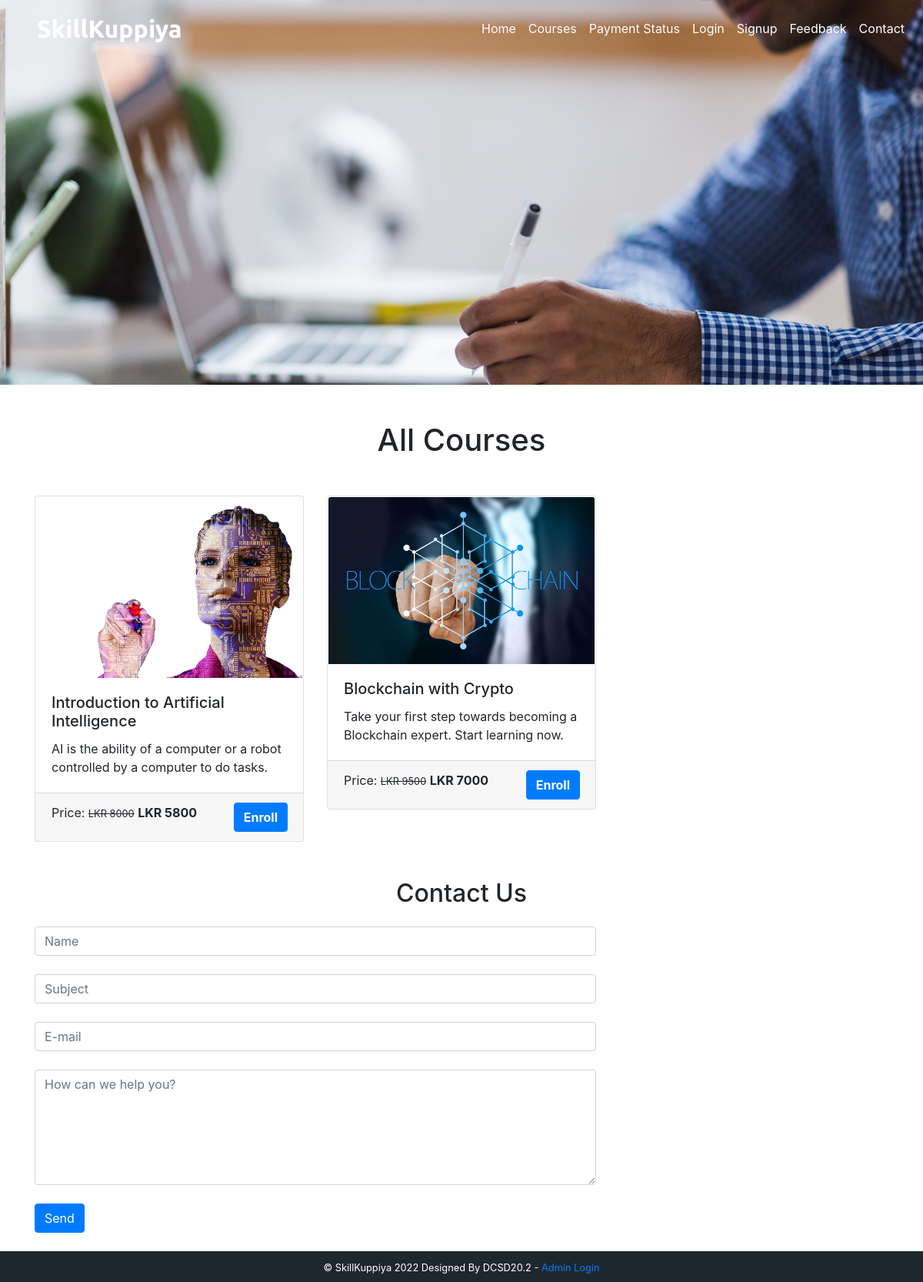
/courses.php, run on the app's committed database.
### tables this page shows
CREATE TABLE `course` (
  `course_id` int(11) NOT NULL,
  `course_name` text NOT NULL,
  `course_desc` text NOT NULL,
  `course_author` varchar(255) NOT NULL,
  `course_img` text NOT NULL,
  `course_duration` text NOT NULL,
  `course_price` int(11) NOT NULL,
  `course_original_price` int(11) NOT NULL
);

### courses.php (the view, shortened to what this page needs)
<?php
  include('./mainInclude/header.php');
?>
    <div class="container-fluid bg-dark">
      <div class="row">
        <img src="./image/coursebanner.jpg" alt="courses" style="height:500px; width:100%; object-fit:cover; box-shadow:10px;"/>
      </div>
    </div>
    <div class="container mt-5">
      <h1 class="text-center">All Courses</h1>
      <div class="row mt-4">
      <?php
          $sql = "SELECT * FROM course";
          $result = $conn->query($sql);
          if($result->num_rows > 0){
            while($row = $result->fetch_assoc()){
              $course_id = $row['course_id'];
              echo '
                <div class="col-sm-4 mb-4">
                  <a href="coursedetails.php?course_id='.$course_id.'" class="btn" style="text-align: left; padding:0px;"><div class="card">
                    <img src="'.str_replace('..', '.', $row['course_img']).'" class="card-img-top" alt="Guitar" />
                    <div class="card-body">
                      <h5 class="card-title">'.$row['course_name'].'</h5>
                      <p class="card-text">'.$row['course_desc'].'</p>
                    </div>
                    <div class="card-footer">
                      <p class="card-text d-inline">Price: <small><del>LKR '.$row['course_original_price'].'</del></small> <span class="font-weight-bolder">LKR '.$row['course_price'].'<span></p> <a class="btn btn-primary text-white font-weight-bolder float-right" href="coursedetails.php?course_id='.$course_id.'">Enroll</a>
                    </div>
                  </div> </a>
                </div>
              ';
            }
          }
        ?>
        </div>
      </div>
<?php
  include('./contact.php');
?>
<?php
  include('./mainInclude/footer.php');
?>

### mainInclude/header.php (shortened to what this page needs)
<!DOCTYPE html>
<html lang="en">
  <head>
    <link rel="stylesheet" type="text/css" href="css/bootstrap.min.css">
    <link rel="stylesheet" type="text/css" href="css/all.min.css">
    <link rel="stylesheet" type="text/css" href="css/owl.min.css">
    <link rel="stylesheet" type="text/css" href="css/owl.theme.min.css">
    <link rel="stylesheet" type="text/css" href="css/testyslider.css">
    <link rel="stylesheet" type="text/css" href="./css/style.css" />
  </head>
  <body>
    <nav class="navbar navbar-expand-sm navbar-dark pl-5 fixed-top">
      <a href="index.php" class="navbar-brand">SkillKuppiya</a>
      <div class="collapse navbar-collapse" id="myMenu">
        <ul class="navbar-nav ml-auto navbar-nav pl-5 custom-nav">
          <li class="nav-item custom-nav-item"><a href="index.php" class="nav-link">Home</a></li>
          <li class="nav-item custom-nav-item"><a href="courses.php" class="nav-link">Courses</a></li>
          <li class="nav-item custom-nav-item"><a href="paymentstatus.php" class="nav-link">Payment Status</a></li>
          <?php
              if (isset($_SESSION['is_login'])){
                echo '<li class="nav-item custom-nav-item"><a href="student/studentProfile.php" class="nav-link">My Profile</a></li> <li class="nav-item custom-nav-item"><a href="logout.php" class="nav-link">Logout</a></li>';
              } else {
                echo '<li class="nav-item custom-nav-item"><a href="#login" class="nav-link" data-toggle="modal" data-target="#stuLoginModalCenter">Login</a></li> <li class="nav-item custom-nav-item"><a href="#signup" class="nav-link" data-toggle="modal" data-target="#stuRegModalCenter">Signup</a></li>';
              }
          ?>
          <li class="nav-item custom-nav-item"><a href="#Feedback" class="nav-link">Feedback</a></li>
          <li class="nav-item custom-nav-item"><a href="#Contact" class="nav-link">Contact</a></li>
        </ul>
      </div>
    </nav>

### contact.php
<div class="container mt-4" id="Contact">
      <h2 class="text-center mb-4">Contact Us</h2>
      <div class="row">
        <div class="col-md-8">
          <form action="" method="post">
            <input type="text" class="form-control" name="name" placeholder="Name"><br>
            <input type="text" class="form-control" name="subject" placeholder="Subject"><br>
            <input type="email" class="form-control" name="email" placeholder="E-mail"><br>
            <textarea class="form-control" name="message" placeholder="How can we help you?" style="height:150px;"></textarea><br>
            <input class="btn btn-primary" type="submit" value="Send" name="submit"><br><br>
          </form>
        </div>
      </div>
</div>

### mainInclude/footer.php (shortened to what this page needs)
 <footer class="container-fluid bg-dark text-center p-2">
    <small class="text-white">&copy; SkillKuppiya 2022  Designed By DCSD20.2 -  <?php
          if (isset($_SESSION['is_admin_login'])){
            echo '<a href="admin/adminDashboard.php"> Admin Dashboard</a> <a href="logout.php">Logout</a>';
          }else {
            echo '<a href="#login" data-toggle="modal" data-target="#adminLoginModalCenter"> Admin Login</a>';
          }
    ?>
  </small>
 </footer>
  </body>
</html>

### css/style.css (style rules this page uses)
.navbar-brand { font-family: "Ubuntu", sans-serif; font-size: 2em; font-weight: bold; color: #fff; }
.custom-nav .custom-nav-item a { color: #fff !important; }

### data on the page
course: course_img (picture), course_name "Introduction to Artificial Intelligence", course_desc "AI is the ability of a computer or a robot controlled by a computer to do tasks.", course_original_price "8000", course_price "5800"
course: course_img (picture), course_name "Blockchain with Crypto", course_desc "Take your first step towards becoming a Blockchain expert. Start learning now.", course_original_price "9500", course_price "7000"
